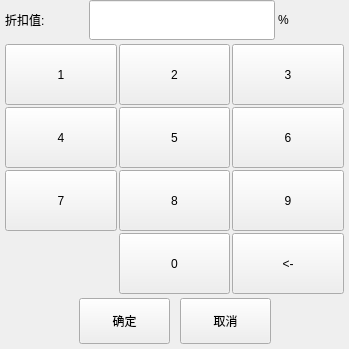
<?xml version="1.0" encoding="UTF-8"?>
<ui version="4.0">
 <class>discount_dispose</class>
 <widget class="QDialog" name="discount_dispose">
  <property name="geometry">
   <rect>
    <x>0</x>
    <y>0</y>
    <width>349</width>
    <height>349</height>
   </rect>
  </property>
  <property name="windowTitle">
   <string>Dialog</string>
  </property>
  <layout class="QVBoxLayout" name="verticalLayout">
   <property name="spacing">
    <number>4</number>
   </property>
   <property name="leftMargin">
    <number>0</number>
   </property>
   <property name="topMargin">
    <number>0</number>
   </property>
   <property name="rightMargin">
    <number>0</number>
   </property>
   <property name="bottomMargin">
    <number>5</number>
   </property>
   <item>
    <layout class="QHBoxLayout" name="horizontalLayout_2">
     <property name="spacing">
      <number>3</number>
     </property>
     <property name="leftMargin">
      <number>5</number>
     </property>
     <property name="rightMargin">
      <number>5</number>
     </property>
     <item>
      <widget class="QLabel" name="label_2">
       <property name="sizePolicy">
        <sizepolicy hsizetype="Fixed" vsizetype="Fixed">
         <horstretch>0</horstretch>
         <verstretch>0</verstretch>
        </sizepolicy>
       </property>
       <property name="minimumSize">
        <size>
         <width>81</width>
         <height>40</height>
        </size>
       </property>
       <property name="text">
        <string>折扣值:</string>
       </property>
      </widget>
     </item>
     <item>
      <widget class="QLineEdit" name="lineEdit">
       <property name="minimumSize">
        <size>
         <width>0</width>
         <height>40</height>
        </size>
       </property>
      </widget>
     </item>
     <item>
      <widget class="QLabel" name="label_3">
       <property name="sizePolicy">
        <sizepolicy hsizetype="Fixed" vsizetype="Fixed">
         <horstretch>0</horstretch>
         <verstretch>0</verstretch>
        </sizepolicy>
       </property>
       <property name="minimumSize">
        <size>
         <width>66</width>
         <height>40</height>
        </size>
       </property>
       <property name="text">
        <string>%</string>
       </property>
      </widget>
     </item>
    </layout>
   </item>
   <item>
    <layout class="QGridLayout" name="gridLayout">
     <property name="leftMargin">
      <number>5</number>
     </property>
     <property name="rightMargin">
      <number>5</number>
     </property>
     <property name="spacing">
      <number>2</number>
     </property>
     <item row="0" column="0">
      <widget class="QPushButton" name="pushButton">
       <property name="sizePolicy">
        <sizepolicy hsizetype="Expanding" vsizetype="Expanding">
         <horstretch>0</horstretch>
         <verstretch>0</verstretch>
        </sizepolicy>
       </property>
       <property name="minimumSize">
        <size>
         <width>71</width>
         <height>61</height>
        </size>
       </property>
       <property name="focusPolicy">
        <enum>Qt::NoFocus</enum>
       </property>
       <property name="text">
        <string>1</string>
       </property>
       <property name="outer_stylesheet" stdset="0">
        <string>pushbutton</string>
       </property>
      </widget>
     </item>
     <item row="0" column="1">
      <widget class="QPushButton" name="pushButton_2">
       <property name="sizePolicy">
        <sizepolicy hsizetype="Expanding" vsizetype="Expanding">
         <horstretch>0</horstretch>
         <verstretch>0</verstretch>
        </sizepolicy>
       </property>
       <property name="minimumSize">
        <size>
         <width>71</width>
         <height>61</height>
        </size>
       </property>
       <property name="focusPolicy">
        <enum>Qt::NoFocus</enum>
       </property>
       <property name="text">
        <string>2</string>
       </property>
       <property name="outer_stylesheet" stdset="0">
        <string>pushbutton</string>
       </property>
      </widget>
     </item>
     <item row="0" column="2">
      <widget class="QPushButton" name="pushButton_3">
       <property name="sizePolicy">
        <sizepolicy hsizetype="Expanding" vsizetype="Expanding">
         <horstretch>0</horstretch>
         <verstretch>0</verstretch>
        </sizepolicy>
       </property>
       <property name="minimumSize">
        <size>
         <width>71</width>
         <height>61</height>
        </size>
       </property>
       <property name="focusPolicy">
        <enum>Qt::NoFocus</enum>
       </property>
       <property name="text">
        <string>3</string>
       </property>
       <property name="outer_stylesheet" stdset="0">
        <string>pushbutton</string>
       </property>
      </widget>
     </item>
     <item row="1" column="0">
      <widget class="QPushButton" name="pushButton_6">
       <property name="sizePolicy">
        <sizepolicy hsizetype="Expanding" vsizetype="Expanding">
         <horstretch>0</horstretch>
         <verstretch>0</verstretch>
        </sizepolicy>
       </property>
       <property name="minimumSize">
        <size>
         <width>71</width>
         <height>61</height>
        </size>
       </property>
       <property name="focusPolicy">
        <enum>Qt::NoFocus</enum>
       </property>
       <property name="text">
        <string>4</string>
       </property>
       <property name="outer_stylesheet" stdset="0">
        <string>pushbutton</string>
       </property>
      </widget>
     </item>
     <item row="1" column="1">
      <widget class="QPushButton" name="pushButton_5">
       <property name="sizePolicy">
        <sizepolicy hsizetype="Expanding" vsizetype="Expanding">
         <horstretch>0</horstretch>
         <verstretch>0</verstretch>
        </sizepolicy>
       </property>
       <property name="minimumSize">
        <size>
         <width>71</width>
         <height>61</height>
        </size>
       </property>
       <property name="focusPolicy">
        <enum>Qt::NoFocus</enum>
       </property>
       <property name="text">
        <string>5</string>
       </property>
       <property name="outer_stylesheet" stdset="0">
        <string>pushbutton</string>
       </property>
      </widget>
     </item>
     <item row="1" column="2">
      <widget class="QPushButton" name="pushButton_4">
       <property name="sizePolicy">
        <sizepolicy hsizetype="Expanding" vsizetype="Expanding">
         <horstretch>0</horstretch>
         <verstretch>0</verstretch>
        </sizepolicy>
       </property>
       <property name="minimumSize">
        <size>
         <width>71</width>
         <height>61</height>
        </size>
       </property>
       <property name="focusPolicy">
        <enum>Qt::NoFocus</enum>
       </property>
       <property name="text">
        <string>6</string>
       </property>
       <property name="outer_stylesheet" stdset="0">
        <string>pushbutton</string>
       </property>
      </widget>
     </item>
     <item row="2" column="0">
      <widget class="QPushButton" name="pushButton_9">
       <property name="sizePolicy">
        <sizepolicy hsizetype="Expanding" vsizetype="Expanding">
         <horstretch>0</horstretch>
         <verstretch>0</verstretch>
        </sizepolicy>
       </property>
       <property name="minimumSize">
        <size>
         <width>71</width>
         <height>61</height>
        </size>
       </property>
       <property name="focusPolicy">
        <enum>Qt::NoFocus</enum>
       </property>
       <property name="text">
        <string>7</string>
       </property>
       <property name="outer_stylesheet" stdset="0">
        <string>pushbutton</string>
       </property>
      </widget>
     </item>
     <item row="2" column="1">
      <widget class="QPushButton" name="pushButton_8">
       <property name="sizePolicy">
        <sizepolicy hsizetype="Expanding" vsizetype="Expanding">
         <horstretch>0</horstretch>
         <verstretch>0</verstretch>
        </sizepolicy>
       </property>
       <property name="minimumSize">
        <size>
         <width>71</width>
         <height>61</height>
        </size>
       </property>
       <property name="focusPolicy">
        <enum>Qt::NoFocus</enum>
       </property>
       <property name="text">
        <string>8</string>
       </property>
       <property name="outer_stylesheet" stdset="0">
        <string>pushbutton</string>
       </property>
      </widget>
     </item>
     <item row="2" column="2">
      <widget class="QPushButton" name="pushButton_7">
       <property name="sizePolicy">
        <sizepolicy hsizetype="Expanding" vsizetype="Expanding">
         <horstretch>0</horstretch>
         <verstretch>0</verstretch>
        </sizepolicy>
       </property>
       <property name="minimumSize">
        <size>
         <width>71</width>
         <height>61</height>
        </size>
       </property>
       <property name="focusPolicy">
        <enum>Qt::NoFocus</enum>
       </property>
       <property name="text">
        <string>9</string>
       </property>
       <property name="outer_stylesheet" stdset="0">
        <string>pushbutton</string>
       </property>
      </widget>
     </item>
     <item row="3" column="2">
      <widget class="QPushButton" name="pushButton_11">
       <property name="sizePolicy">
        <sizepolicy hsizetype="Expanding" vsizetype="Expanding">
         <horstretch>0</horstretch>
         <verstretch>0</verstretch>
        </sizepolicy>
       </property>
       <property name="minimumSize">
        <size>
         <width>71</width>
         <height>61</height>
        </size>
       </property>
       <property name="focusPolicy">
        <enum>Qt::NoFocus</enum>
       </property>
       <property name="text">
        <string>&lt;-</string>
       </property>
       <property name="outer_stylesheet" stdset="0">
        <string>pushbutton</string>
       </property>
      </widget>
     </item>
     <item row="3" column="1">
      <widget class="QPushButton" name="pushButton_12">
       <property name="sizePolicy">
        <sizepolicy hsizetype="Expanding" vsizetype="Expanding">
         <horstretch>0</horstretch>
         <verstretch>0</verstretch>
        </sizepolicy>
       </property>
       <property name="minimumSize">
        <size>
         <width>71</width>
         <height>61</height>
        </size>
       </property>
       <property name="focusPolicy">
        <enum>Qt::NoFocus</enum>
       </property>
       <property name="text">
        <string>0</string>
       </property>
       <property name="outer_stylesheet" stdset="0">
        <string>pushbutton</string>
       </property>
      </widget>
     </item>
    </layout>
   </item>
   <item>
    <layout class="QHBoxLayout" name="horizontalLayout">
     <property name="spacing">
      <number>10</number>
     </property>
     <property name="leftMargin">
      <number>5</number>
     </property>
     <property name="rightMargin">
      <number>5</number>
     </property>
     <item>
      <spacer name="horizontalSpacer">
       <property name="orientation">
        <enum>Qt::Horizontal</enum>
       </property>
       <property name="sizeHint" stdset="0">
        <size>
         <width>40</width>
         <height>20</height>
        </size>
       </property>
      </spacer>
     </item>
     <item>
      <widget class="QPushButton" name="pushButton_13">
       <property name="sizePolicy">
        <sizepolicy hsizetype="Fixed" vsizetype="Expanding">
         <horstretch>0</horstretch>
         <verstretch>0</verstretch>
        </sizepolicy>
       </property>
       <property name="minimumSize">
        <size>
         <width>91</width>
         <height>40</height>
        </size>
       </property>
       <property name="focusPolicy">
        <enum>Qt::NoFocus</enum>
       </property>
       <property name="text">
        <string>确定</string>
       </property>
       <property name="outer_stylesheet" stdset="0">
        <string>pushbutton</string>
       </property>
      </widget>
     </item>
     <item>
      <widget class="QPushButton" name="pushButton_10">
       <property name="sizePolicy">
        <sizepolicy hsizetype="Fixed" vsizetype="Expanding">
         <horstretch>0</horstretch>
         <verstretch>0</verstretch>
        </sizepolicy>
       </property>
       <property name="minimumSize">
        <size>
         <width>91</width>
         <height>40</height>
        </size>
       </property>
       <property name="focusPolicy">
        <enum>Qt::NoFocus</enum>
       </property>
       <property name="text">
        <string>取消</string>
       </property>
       <property name="outer_stylesheet" stdset="0">
        <string>pushbutton</string>
       </property>
      </widget>
     </item>
     <item>
      <spacer name="horizontalSpacer_2">
       <property name="orientation">
        <enum>Qt::Horizontal</enum>
       </property>
       <property name="sizeHint" stdset="0">
        <size>
         <width>40</width>
         <height>20</height>
        </size>
       </property>
      </spacer>
     </item>
    </layout>
   </item>
  </layout>
 </widget>
 <resources/>
 <connections/>
</ui>
